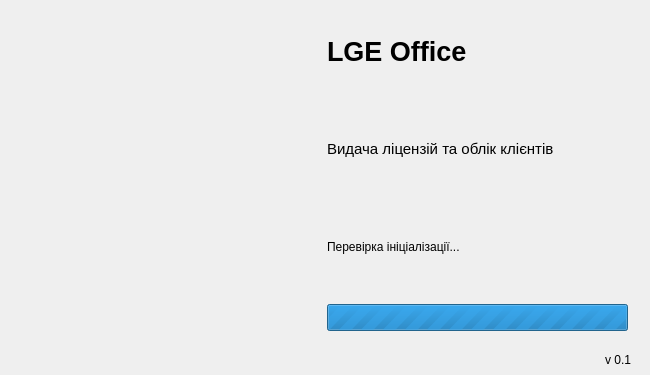
<?xml version="1.0" encoding="UTF-8"?>
<ui version="4.0">
 <class>SplashOfficeWindow</class>
 <widget class="QDialog" name="SplashOfficeWindow">
  <property name="geometry">
   <rect>
    <x>0</x>
    <y>0</y>
    <width>650</width>
    <height>375</height>
   </rect>
  </property>
  <property name="sizePolicy">
   <sizepolicy hsizetype="Fixed" vsizetype="Fixed">
    <horstretch>0</horstretch>
    <verstretch>0</verstretch>
   </sizepolicy>
  </property>
  <property name="minimumSize">
   <size>
    <width>650</width>
    <height>375</height>
   </size>
  </property>
  <property name="maximumSize">
   <size>
    <width>650</width>
    <height>375</height>
   </size>
  </property>
  <property name="windowTitle">
   <string>LGE Office</string>
  </property>
  <property name="windowIcon">
   <iconset resource="../resources.qrc">
    <normaloff>:/office/icons/lgeoffice_gpt_24x24.png</normaloff>:/office/icons/lgeoffice_gpt_24x24.png</iconset>
  </property>
  <widget class="QWidget" name="layoutWidget">
   <property name="geometry">
    <rect>
     <x>0</x>
     <y>0</y>
     <width>638</width>
     <height>341</height>
    </rect>
   </property>
   <layout class="QHBoxLayout" name="horizontalLayout" stretch="1,1">
    <property name="spacing">
     <number>16</number>
    </property>
    <property name="leftMargin">
     <number>10</number>
    </property>
    <property name="topMargin">
     <number>10</number>
    </property>
    <property name="rightMargin">
     <number>10</number>
    </property>
    <property name="bottomMargin">
     <number>10</number>
    </property>
    <item>
     <widget class="QLabel" name="lblIcon">
      <property name="sizePolicy">
       <sizepolicy hsizetype="Ignored" vsizetype="Ignored">
        <horstretch>0</horstretch>
        <verstretch>0</verstretch>
       </sizepolicy>
      </property>
      <property name="minimumSize">
       <size>
        <width>96</width>
        <height>96</height>
       </size>
      </property>
      <property name="text">
       <string/>
      </property>
      <property name="pixmap">
       <pixmap resource="../resources.qrc">:/office/icons/robot_400x400.png</pixmap>
      </property>
      <property name="scaledContents">
       <bool>true</bool>
      </property>
     </widget>
    </item>
    <item>
     <layout class="QVBoxLayout" name="verticalLayout">
      <item>
       <widget class="QLabel" name="lblTitle">
        <property name="font">
         <font>
          <pointsize>20</pointsize>
          <bold>true</bold>
         </font>
        </property>
        <property name="text">
         <string>LGE Office</string>
        </property>
       </widget>
      </item>
      <item>
       <widget class="QLabel" name="lblSubtitle">
        <property name="font">
         <font>
          <pointsize>11</pointsize>
         </font>
        </property>
        <property name="text">
         <string>Видача ліцензій та облік клієнтів</string>
        </property>
       </widget>
      </item>
      <item>
       <widget class="QLabel" name="lblStatus">
        <property name="text">
         <string>Перевірка ініціалізації...</string>
        </property>
        <property name="wordWrap">
         <bool>true</bool>
        </property>
       </widget>
      </item>
      <item>
       <widget class="QProgressBar" name="pbProgress">
        <property name="font">
         <font>
          <pointsize>12</pointsize>
         </font>
        </property>
        <property name="maximum">
         <number>0</number>
        </property>
        <property name="value">
         <number>-1</number>
        </property>
        <property name="textVisible">
         <bool>false</bool>
        </property>
       </widget>
      </item>
     </layout>
    </item>
   </layout>
  </widget>
  <widget class="QLabel" name="lblVersion">
   <property name="geometry">
    <rect>
     <x>10</x>
     <y>350</y>
     <width>621</width>
     <height>20</height>
    </rect>
   </property>
   <property name="text">
    <string>v 0.1</string>
   </property>
   <property name="alignment">
    <set>Qt::AlignmentFlag::AlignRight|Qt::AlignmentFlag::AlignTrailing|Qt::AlignmentFlag::AlignVCenter</set>
   </property>
  </widget>
 </widget>
 <resources>
  <include location="../resources.qrc"/>
 </resources>
 <connections/>
</ui>
